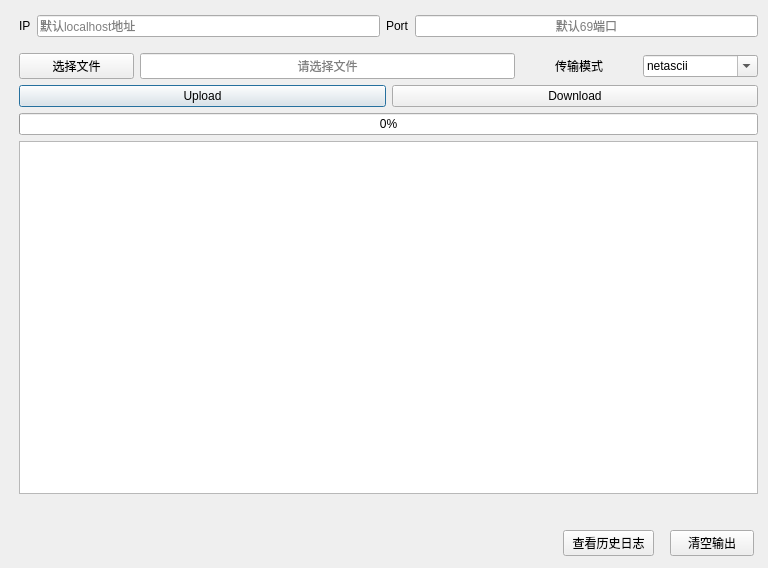
<?xml version="1.0" encoding="UTF-8"?>
<ui version="4.0">
 <class>MainWindow</class>
 <widget class="QMainWindow" name="MainWindow">
  <property name="geometry">
   <rect>
    <x>0</x>
    <y>0</y>
    <width>768</width>
    <height>568</height>
   </rect>
  </property>
  <property name="sizePolicy">
   <sizepolicy hsizetype="Fixed" vsizetype="Fixed">
    <horstretch>0</horstretch>
    <verstretch>0</verstretch>
   </sizepolicy>
  </property>
  <property name="windowTitle">
   <string>MainWindow</string>
  </property>
  <property name="tabShape">
   <enum>QTabWidget::Rounded</enum>
  </property>
  <property name="dockNestingEnabled">
   <bool>true</bool>
  </property>
  <widget class="QWidget" name="centralWidget">
   <property name="sizePolicy">
    <sizepolicy hsizetype="Fixed" vsizetype="Fixed">
     <horstretch>0</horstretch>
     <verstretch>0</verstretch>
    </sizepolicy>
   </property>
   <widget class="QWidget" name="layoutWidget">
    <property name="geometry">
     <rect>
      <x>8</x>
      <y>4</y>
      <width>761</width>
      <height>521</height>
     </rect>
    </property>
    <layout class="QVBoxLayout" name="verticalLayout">
     <item>
      <layout class="QHBoxLayout" name="titleBar">
       <property name="bottomMargin">
        <number>10</number>
       </property>
       <item>
        <widget class="QLabel" name="IP_Label">
         <property name="text">
          <string>IP</string>
         </property>
        </widget>
       </item>
       <item>
        <widget class="QLineEdit" name="IP_Edit">
         <property name="placeholderText">
          <string>默认localhost地址</string>
         </property>
        </widget>
       </item>
       <item>
        <widget class="QLabel" name="Port_Label">
         <property name="text">
          <string>Port</string>
         </property>
        </widget>
       </item>
       <item>
        <widget class="QLineEdit" name="Port_Edit">
         <property name="enabled">
          <bool>true</bool>
         </property>
         <property name="maximumSize">
          <size>
           <width>375</width>
           <height>28</height>
          </size>
         </property>
         <property name="styleSheet">
          <string notr="true"/>
         </property>
         <property name="text">
          <string/>
         </property>
         <property name="maxLength">
          <number>100</number>
         </property>
         <property name="cursorPosition">
          <number>0</number>
         </property>
         <property name="alignment">
          <set>Qt::AlignCenter</set>
         </property>
         <property name="placeholderText">
          <string>默认69端口</string>
         </property>
        </widget>
       </item>
      </layout>
     </item>
     <item>
      <layout class="QHBoxLayout" name="horizontalLayout_2">
       <item>
        <widget class="QPushButton" name="FileSelect">
         <property name="text">
          <string>选择文件</string>
         </property>
        </widget>
       </item>
       <item>
        <widget class="QLineEdit" name="File_Path">
         <property name="enabled">
          <bool>true</bool>
         </property>
         <property name="maximumSize">
          <size>
           <width>375</width>
           <height>28</height>
          </size>
         </property>
         <property name="styleSheet">
          <string notr="true"/>
         </property>
         <property name="text">
          <string/>
         </property>
         <property name="maxLength">
          <number>100</number>
         </property>
         <property name="cursorPosition">
          <number>0</number>
         </property>
         <property name="alignment">
          <set>Qt::AlignCenter</set>
         </property>
         <property name="readOnly">
          <bool>true</bool>
         </property>
         <property name="placeholderText">
          <string>请选择文件</string>
         </property>
        </widget>
       </item>
       <item>
        <widget class="QLabel" name="Mode">
         <property name="text">
          <string>传输模式</string>
         </property>
         <property name="alignment">
          <set>Qt::AlignCenter</set>
         </property>
        </widget>
       </item>
       <item>
        <widget class="QComboBox" name="Mode_Select">
         <property name="editable">
          <bool>true</bool>
         </property>
         <property name="currentIndex">
          <number>0</number>
         </property>
         <property name="maxVisibleItems">
          <number>2</number>
         </property>
         <property name="insertPolicy">
          <enum>QComboBox::NoInsert</enum>
         </property>
         <item>
          <property name="text">
           <string>netascii</string>
          </property>
         </item>
         <item>
          <property name="text">
           <string>octet</string>
          </property>
         </item>
        </widget>
       </item>
      </layout>
     </item>
     <item>
      <layout class="QHBoxLayout" name="horizontalLayout_3">
       <item>
        <widget class="QPushButton" name="Upload">
         <property name="text">
          <string>Upload</string>
         </property>
         <property name="default">
          <bool>true</bool>
         </property>
        </widget>
       </item>
       <item>
        <widget class="QPushButton" name="Download">
         <property name="text">
          <string>Download</string>
         </property>
        </widget>
       </item>
      </layout>
     </item>
     <item>
      <widget class="QProgressBar" name="progressBar">
       <property name="value">
        <number>0</number>
       </property>
      </widget>
     </item>
     <item>
      <widget class="QTextBrowser" name="log_text"/>
     </item>
     <item>
      <widget class="QLabel" name="speed_label">
       <property name="text">
        <string/>
       </property>
       <property name="alignment">
        <set>Qt::AlignCenter</set>
       </property>
       <property name="wordWrap">
        <bool>true</bool>
       </property>
      </widget>
     </item>
    </layout>
   </widget>
   <widget class="QPushButton" name="clear">
    <property name="geometry">
     <rect>
      <x>670</x>
      <y>530</y>
      <width>84</width>
      <height>26</height>
     </rect>
    </property>
    <property name="text">
     <string>清空输出</string>
    </property>
   </widget>
   <widget class="QPushButton" name="history">
    <property name="geometry">
     <rect>
      <x>563</x>
      <y>530</y>
      <width>91</width>
      <height>26</height>
     </rect>
    </property>
    <property name="text">
     <string>查看历史日志</string>
    </property>
   </widget>
  </widget>
 </widget>
 <layoutdefault spacing="6" margin="11"/>
 <resources/>
 <connections/>
</ui>
